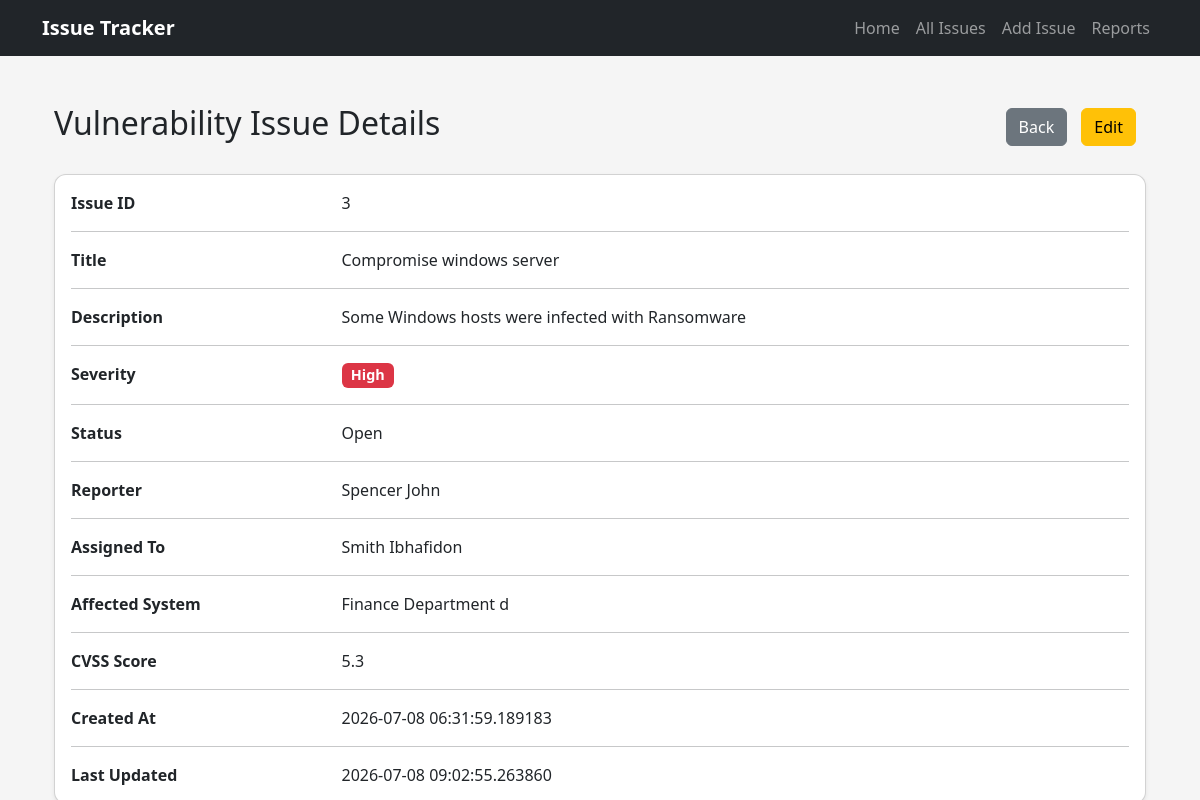
Before: /view_issue/3 with the older database file.
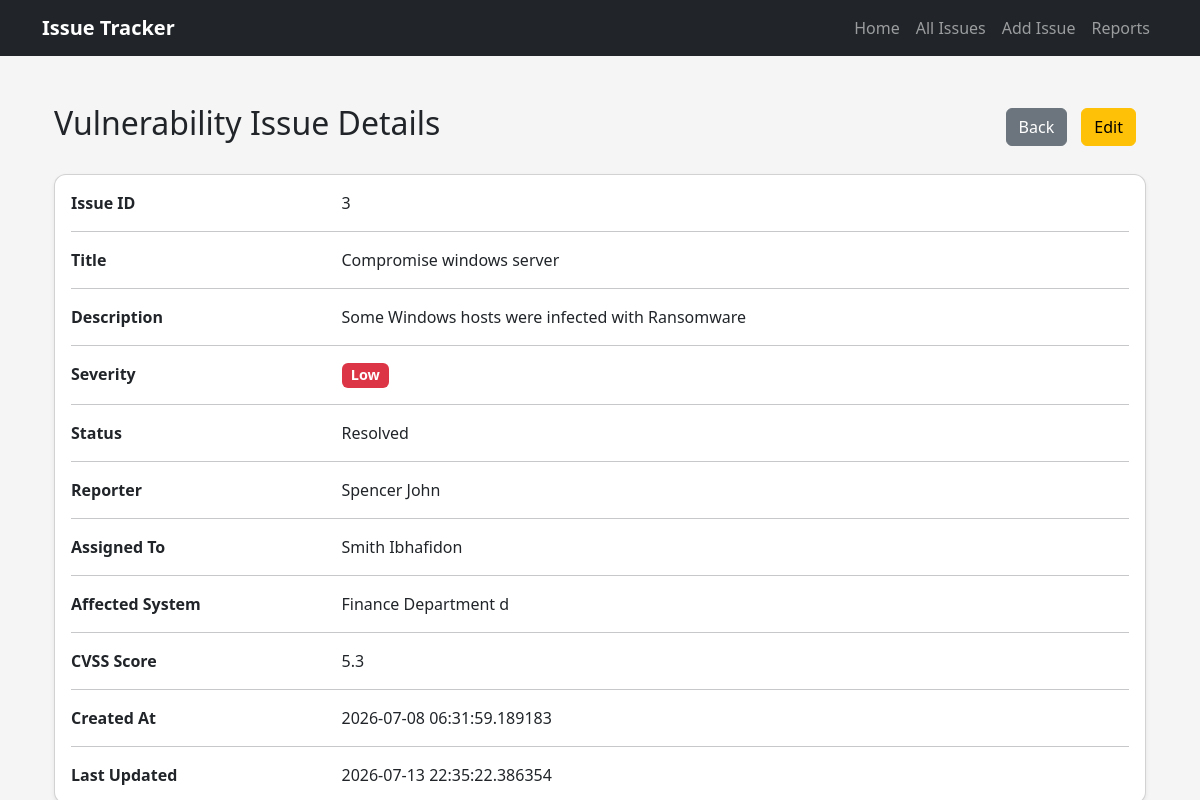
After: the same page with the newer database file.
### models.py (models this page shows, shortened)
class VulnIssue(db.Model):
    __tablename__ = "issues"
    id = db.Column(db.Integer, primary_key=True,autoincrement=True)
    title = db.Column(db.String(100), nullable=False)
    description = db.Column(db.Text, nullable=False)
    severity = db.Column(db.String(20), nullable=False)
    status = db.Column(db.String(20), nullable=False)
    reporter = db.Column(db.String(100), nullable=False)
    assigned_to = db.Column(db.String(100), nullable=False)
    affected_system = db.Column(db.String(150), nullable=False)
    cvss_score = db.Column(db.Float, nullable=False)
    created_at = db.Column(db.DateTime, default=datetime.utcnow)
    updated_at = db.Column(
    db.DateTime,
    default=datetime.utcnow,
    onupdate=datetime.utcnow
    )

### routes.py (the view)
@api.route("/view_issue/<int:issue_id>", methods=["GET"]) #/view_issue/{{ issue.id }}
def view_issue_page(issue_id):
    issue = db.session.get(VulnIssue, issue_id)
    if issue is None:
        return f"Issue number not found", 404
    return render_template(
        "view_issue.html",
        issue=issue
    )

### templates/view_issue.html
{% extends "base.html" %} {% block title %} View Issue {% endblock %} {% block
content %}
<div class="container mt-4">
  <div class="d-flex justify-content-between align-items-center mb-4">
    <h2>Vulnerability Issue Details</h2>
    <div>
      <a href="/issues-page" class="btn btn-secondary"> Back </a>
      <a href="/edit-issue/{{ issue.id }}" class="btn btn-warning"> Edit </a>
    </div>
  </div>
  <div class="card shadow-sm">
    <div class="card-body">
      <div class="row mb-3">
        <div class="col-md-3">
          <strong>Issue ID</strong>
        </div>
        <div class="col-md-9">{{ issue.id }}</div>
      </div>
      <hr />
      <div class="row mb-3">
        <div class="col-md-3">
          <strong>Title</strong>
        </div>
        <div class="col-md-9">{{ issue.title }}</div>
      </div>
      <hr />
      <div class="row mb-3">
        <div class="col-md-3">
          <strong>Description</strong>
        </div>
        <div class="col-md-9">{{ issue.description }}</div>
      </div>
      <hr />
      <div class="row mb-3">
        <div class="col-md-3">
          <strong>Severity</strong>
        </div>
        <div class="col-md-9">
          <span class="badge bg-danger"> {{ issue.severity }} </span>
        </div>
      </div>
      <hr />
      <div class="row mb-3">
        <div class="col-md-3">
          <strong>Status</strong>
        </div>
        <div class="col-md-9">{{ issue.status }}</div>
      </div>
      <hr />
      <div class="row mb-3">
        <div class="col-md-3">
          <strong>Reporter</strong>
        </div>
        <div class="col-md-9">{{ issue.reporter }}</div>
      </div>
      <hr />
      <div class="row mb-3">
        <div class="col-md-3">
          <strong>Assigned To</strong>
        </div>
        <div class="col-md-9">{{ issue.assigned_to }}</div>
      </div>
      <hr />
      <div class="row mb-3">
        <div class="col-md-3">
          <strong>Affected System</strong>
        </div>
        <div class="col-md-9">{{ issue.affected_system }}</div>
      </div>
      <hr />
      <div class="row mb-3">
        <div class="col-md-3">
          <strong>CVSS Score</strong>
        </div>
        <div class="col-md-9">{{ issue.cvss_score }}</div>
      </div>
      {% if issue.created_at %}
      <hr />
      <div class="row mb-3">
        <div class="col-md-3">
          <strong>Created At</strong>
        </div>
        <div class="col-md-9">{{ issue.created_at }}</div>
      </div>
      {% endif %} {% if issue.updated_at %}
      <hr />
      <div class="row">
        <div class="col-md-3">
          <strong>Last Updated</strong>
        </div>
        <div class="col-md-9">{{ issue.updated_at }}</div>
      </div>
      {% endif %}
    </div>
  </div>
</div>
{% endblock %}

Changed rows visible on the page:
changed VulnIssue "Compromise windows server": severity "High" → "Low"; status "Open" → "Resolved"; updated_at "2026-07-08 09:02:55.263860" → "2026-07-13 22:35:22.386354"
